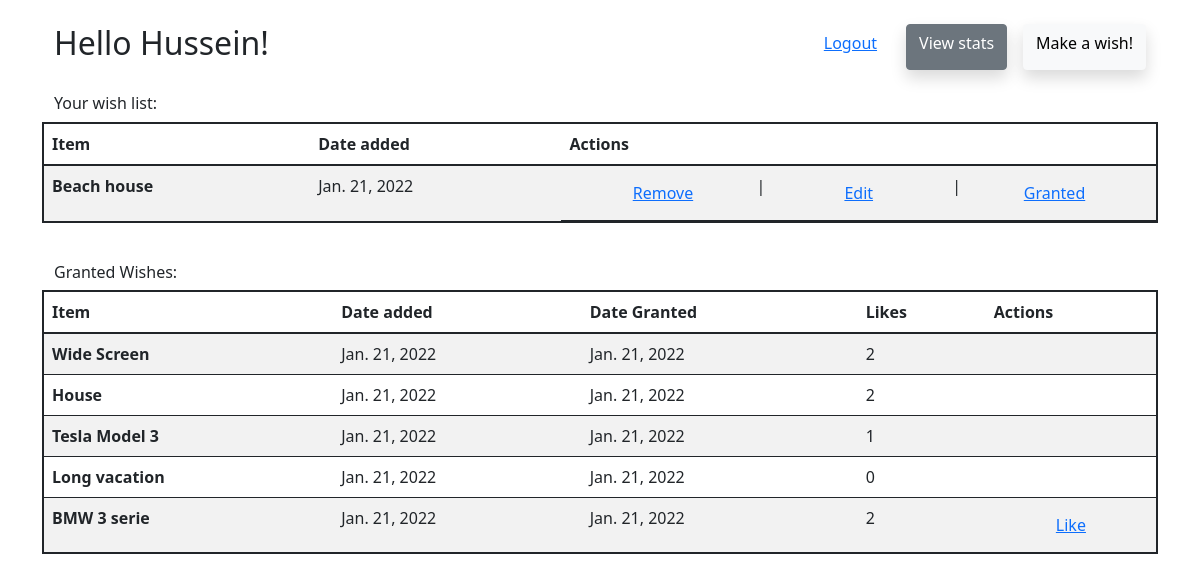
The page /wishes/ (signed in) on the database its author committed.
### wishes/models.py (models this page shows, shortened)
class Wish(models.Model):
    user = models.ForeignKey(User, on_delete=models.CASCADE)
    title = models.CharField(max_length=200)
    description = models.TextField(blank=True, null=True)
    granted = models.DateField(blank=True, null=True)
    likes = models.ManyToManyField(User, related_name='likes', blank=True)
    updated = models.DateField(auto_now=True)
    created = models.DateField(auto_now_add=True)
    class Meta:
        ordering = ['-updated', '-created']

### wishes/views.py (the view)
# urls.py: path("", homeView, name="home"),
@login_required(login_url='onboarding')
def homeView(request):
    ungranted_wishes = request.user.wish_set.filter(granted=None)
    granted_wishes = Wish.objects.exclude(granted=None)
    context = {
        'ungranted_wishes': ungranted_wishes,
        'granted_wishes': granted_wishes
        }
    return render(request, 'wishes.html', context)

### wishes/templates/wishes.html (shortened to what this page needs)
{% extends 'main.html' %}
{% block content %}
<div class="container">
    <div class="row justify-content-between">
        <h2 class="col">Hello {{request.user.first_name}}!</h2>
        <div class="col d-flex justify-content-end gap-3">
            <a type="button" href="{% url 'signout' %}" class="btn btn-link">Logout</a>
            <a type="button" href="{% url 'wishes:stats' %}" class="btn btn-secondary shadow">View stats</a>
            <a type="button" href="{% url 'wishes:create-wish' %}" class="btn btn-light shadow">Make a wish!</a>
        </div>
    </div>
    <div class="row mt-4">
        <h6>Your wish list:</h6>
        <table class="table table-striped border border-dark border-2">
            <thead>
              <tr>
                <th scope="col">Item</th>
                <th scope="col">Date added</th>
                <th scope="col">Actions</th>
              </tr>
            </thead>
            <tbody>
                {% for wish in ungranted_wishes %}
                <tr>
                    <th scope="row">{{wish.title}}</th>
                    <td>{{wish.created}}</td>
                    <td class="d-flex justify-content-start">
                      {% if request.user == wish.user %}
                      <form class="col col-md d-flex justify-content-center" action="{% url 'wishes:delete-wish' wish.id %}" method="POST">
                        <input type="submit" value="Remove" class="btn btn-link" />
                      </form>
                      |
                      <form class="col col-md d-flex justify-content-center">
                        <a type="button" href="{% url 'wishes:edit-wish' wish.id %}" class="col btn btn-link">Edit</a>
                      </form>
                      |
                      <form class="col col-md d-flex justify-content-center" action="{% url 'wishes:grant-wish' wish.id %}" method="POST">
                        <input type="submit" value="Granted" class="btn btn-link" />
                      </form>
                      {% endif %}
                    </td>
                  </tr>
                {% endfor %}
            </tbody>
          </table>
    </div>
    <div class="row mt-4">
        <h6>Granted Wishes:</h6>
        <table class="table table-striped border border-dark border-2">
            <thead>
              <tr>
                <th scope="col">Item</th>
                <th scope="col">Date added</th>
                <th scope="col">Date Granted</th>
                <th scope="col">Likes</th>
                <th scope="col">Actions</th>
              </tr>
            </thead>
            <tbody>
                {% for wish in granted_wishes %}
                <tr>
                    <th scope="row">{{wish.title}}</th>
                    <td>{{wish.created}}</td>
                    <td>{{wish.granted}}</td>
                    <td>{{wish.likes.count}}</td>
                    <td>
                      {% if request.user != wish.user %}
                        <form class="col col-md d-flex justify-content-center" action="{% url 'wishes:like-wish' wish.id %}" method="POST">
                          <input type="submit" value="Like" class="btn btn-link" />
                        </form>
                      {% endif %}
                    </td>
                  </tr>
                {% endfor %}
            </tbody>
          </table>
    </div>
</div>
{% endblock content %}

### templates/main.html (shortened to what this page needs)
<!DOCTYPE html>
{% load static %}
<html lang="en">
  <head>
    <link rel="stylesheet" href="{% static 'styles/bootstrap.min.css' %}" />
  </head>
  <body class="container mt-4">
    {% block content %} {% endblock %}
  </body>
</html>

### rows shown on the page
Wish: title "Beach house", created "Jan. 21, 2022"
Wish: title "Wide Screen", created "Jan. 21, 2022", granted "Jan. 21, 2022", likes.count "2"
Wish: title "House", created "Jan. 21, 2022", granted "Jan. 21, 2022", likes.count "2"
Wish: title "Tesla Model 3", created "Jan. 21, 2022", granted "Jan. 21, 2022", likes.count "1"
Wish: title "Long vacation", created "Jan. 21, 2022", granted "Jan. 21, 2022", likes.count "0"
Wish: title "BMW 3 serie", created "Jan. 21, 2022", granted "Jan. 21, 2022", likes.count "2"

### other values the page prints
{{ request.user.first_name }} "Hussein"
